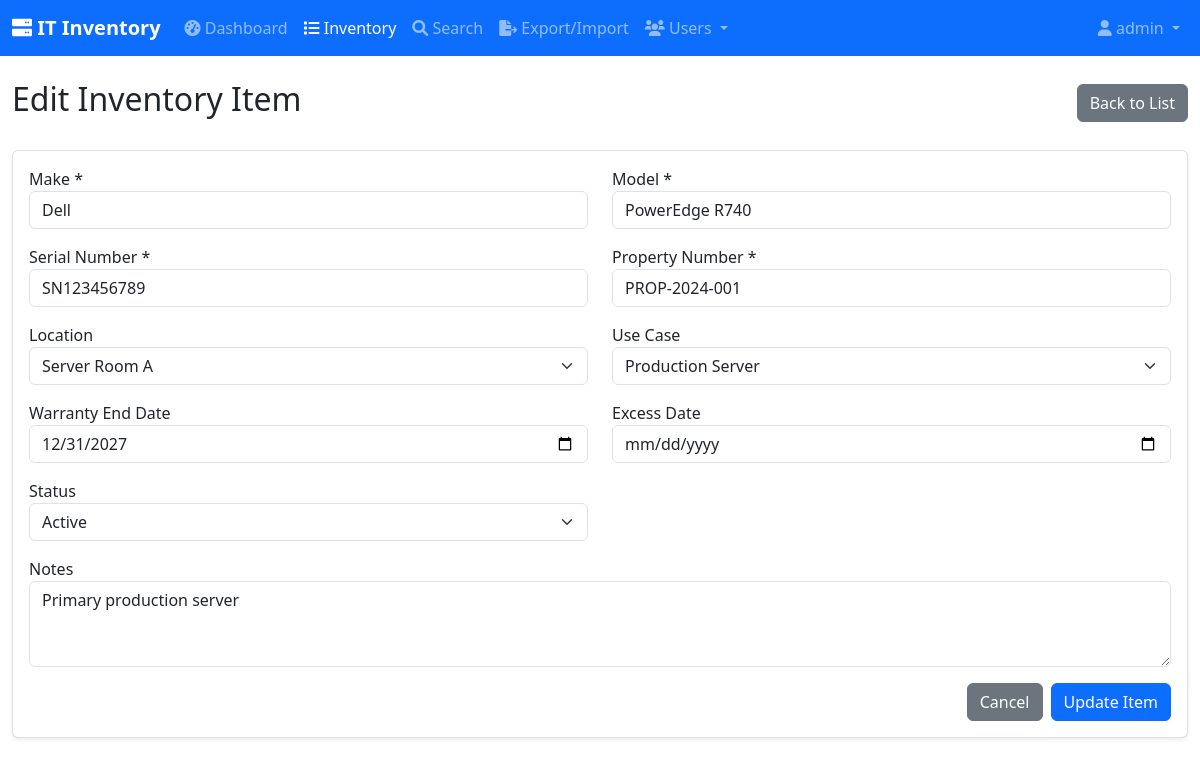
The page /index.php?page=inventory&action=edit&id=1 (signed in) on the database its author committed.
### tables this page shows
CREATE TABLE IF NOT EXISTS inventory (
    id INT AUTO_INCREMENT PRIMARY KEY,
    make VARCHAR(100) NOT NULL,
    model VARCHAR(100) NOT NULL,
    serial_number VARCHAR(100) UNIQUE NOT NULL,
    property_number VARCHAR(100) UNIQUE NOT NULL,
    warranty_end_date DATE,
    excess_date DATE,
    use_case_id INT,
    location_id INT,
    notes TEXT,
    status ENUM('active', 'excess', 'disposed', 'maintenance') DEFAULT 'active',
    created_by INT,
    created_at TIMESTAMP DEFAULT CURRENT_TIMESTAMP,
    updated_at TIMESTAMP DEFAULT CURRENT_TIMESTAMP ON UPDATE CURRENT_TIMESTAMP,
    FOREIGN KEY (use_case_id) REFERENCES use_cases(id) ON DELETE SET NULL,
    FOREIGN KEY (location_id) REFERENCES locations(id) ON DELETE SET NULL,
    FOREIGN KEY (created_by) REFERENCES users_enhanced(id) ON DELETE SET NULL
);

CREATE TABLE IF NOT EXISTS locations (
    id INT AUTO_INCREMENT PRIMARY KEY,
    name VARCHAR(100) NOT NULL,
    description TEXT,
    created_at TIMESTAMP DEFAULT CURRENT_TIMESTAMP
);

CREATE TABLE IF NOT EXISTS use_cases (
    id INT AUTO_INCREMENT PRIMARY KEY,
    name VARCHAR(100) NOT NULL,
    description TEXT,
    created_at TIMESTAMP DEFAULT CURRENT_TIMESTAMP
);

### includes/functions.php (called while the page is built, shortened)
<?php
function getLocations() {
    $database = new Database();
    $db = $database->connect();
    $query = "SELECT * FROM locations ORDER BY name";
    $stmt = $db->prepare($query);
    $stmt->execute();
    return $stmt->fetchAll();
}
function getUseCases() {
    $database = new Database();
    $db = $database->connect();
    $query = "SELECT * FROM use_cases ORDER BY name";
    $stmt = $db->prepare($query);
    $stmt->execute();
    return $stmt->fetchAll();
}
?>

### pages/inventory/edit.php (the view, shortened to what this page needs)
<?php
require_once 'includes/functions.php';
$id = intval($_GET['id'] ?? 0);
$database = new Database();
$db = $database->connect();
$query = "SELECT * FROM inventory WHERE id = :id";
$stmt = $db->prepare($query);
$stmt->bindParam(':id', $id);
$stmt->execute();
$item = $stmt->fetch();
$locations = getLocations();
$use_cases = getUseCases();
?>
<div class="d-flex justify-content-between align-items-center mb-4">
    <h1 class="h2">Edit Inventory Item</h1>
    <a href="index.php?page=inventory" class="btn btn-secondary">Back to List</a>
</div>
<div class="card">
    <div class="card-body">
        <form method="POST">
            <div class="row">
                <div class="col-md-6">
                    <div class="mb-3">
                        <label>Make *</label>
                        <input type="text" name="make" class="form-control"
                               value="<?php echo htmlspecialchars($item['make']); ?>" required>
                    </div>
                </div>
                <div class="col-md-6">
                    <div class="mb-3">
                        <label>Model *</label>
                        <input type="text" name="model" class="form-control"
                               value="<?php echo htmlspecialchars($item['model']); ?>" required>
                    </div>
                </div>
            </div>
            <div class="row">
                <div class="col-md-6">
                    <div class="mb-3">
                        <label>Serial Number *</label>
                        <input type="text" name="serial_number" class="form-control"
                               value="<?php echo htmlspecialchars($item['serial_number']); ?>" required>
                    </div>
                </div>
                <div class="col-md-6">
                    <div class="mb-3">
                        <label>Property Number *</label>
                        <input type="text" name="property_number" class="form-control"
                               value="<?php echo htmlspecialchars($item['property_number']); ?>" required>
                    </div>
                </div>
            </div>
            <div class="row">
                <div class="col-md-6">
                    <div class="mb-3">
                        <label>Location</label>
                        <select name="location_id" class="form-select">
                            <?php foreach ($locations as $location): ?>
                                <option value="<?php echo $location['id']; ?>"
                                        <?php echo ($item['location_id'] == $location['id']) ? 'selected' : ''; ?>>
                                    <?php echo htmlspecialchars($location['name']); ?>
                                </option>
                            <?php endforeach; ?>
                        </select>
                    </div>
                </div>
                <div class="col-md-6">
                    <div class="mb-3">
                        <label>Use Case</label>
                        <select name="use_case_id" class="form-select">
                            <?php foreach ($use_cases as $use_case): ?>
                                <option value="<?php echo $use_case['id']; ?>"
                                        <?php echo ($item['use_case_id'] == $use_case['id']) ? 'selected' : ''; ?>>
                                    <?php echo htmlspecialchars($use_case['name']); ?>
                                </option>
                            <?php endforeach; ?>
                        </select>
                    </div>
                </div>
            </div>
            <div class="row">
                <div class="col-md-6">
                    <div class="mb-3">
                        <label>Warranty End Date</label>
                        <input type="date" name="warranty_end_date" class="form-control"
                               value="<?php echo htmlspecialchars($item['warranty_end_date']); ?>">
                    </div>
                </div>
                <div class="col-md-6">
                    <div class="mb-3">
                        <label>Excess Date</label>
                        <input type="date" name="excess_date" class="form-control"
                               value="<?php echo htmlspecialchars($item['excess_date']); ?>">
                    </div>
                </div>
            </div>
            <div class="row">
                <div class="col-md-6">
                    <div class="mb-3">
                        <label>Status</label>
                        <select name="status" class="form-select">
                            <option value="active" <?php echo ($item['status'] == 'active') ? 'selected' : ''; ?>>Active</option>
                        </select>
                    </div>
                </div>
            </div>
            <div class="mb-3">
                <label>Notes</label>
                <textarea name="notes" class="form-control" rows="3"><?php echo htmlspecialchars($item['notes']); ?></textarea>
            </div>
            <div class="d-grid gap-2 d-md-flex justify-content-md-end">
                <a href="index.php?page=inventory" class="btn btn-secondary">Cancel</a>
                <button type="submit" class="btn btn-primary">Update Item</button>
            </div>
        </form>
    </div>
</div>

### assets/css/custom.css (style rules this page uses)
body { font-family: 'Segoe UI', Tahoma, Geneva, Verdana, sans-serif; }
.card { box-shadow: 0 0.125rem 0.25rem rgba(0, 0, 0, 0.075); border: 1px solid rgba(0, 0, 0, 0.125); }

### rows shown on the page
inventory: make "Dell", model "PowerEdge R740", serial_number "SN123456789", property_number "PROP-2024-001", location_id "Server Room A", use_case_id "Production Server", warranty_end_date "12/31/2027", status "Active", notes "Primary production server"

### other values the page prints
$_SESSION['username'] "admin"
